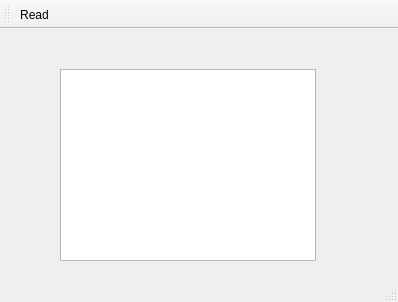
<?xml version="1.0" encoding="UTF-8"?>
<ui version="4.0">
 <class>MainWindow</class>
 <widget class="QMainWindow" name="MainWindow">
  <property name="geometry">
   <rect>
    <x>0</x>
    <y>0</y>
    <width>398</width>
    <height>302</height>
   </rect>
  </property>
  <property name="windowTitle">
   <string>MainWindow</string>
  </property>
  <widget class="QWidget" name="centralWidget">
   <widget class="QTextBrowser" name="textBrowser">
    <property name="geometry">
     <rect>
      <x>60</x>
      <y>40</y>
      <width>256</width>
      <height>192</height>
     </rect>
    </property>
   </widget>
  </widget>
  <widget class="QToolBar" name="mainToolBar">
   <attribute name="toolBarArea">
    <enum>TopToolBarArea</enum>
   </attribute>
   <attribute name="toolBarBreak">
    <bool>false</bool>
   </attribute>
   <addaction name="actionRead_dir"/>
  </widget>
  <widget class="QStatusBar" name="statusBar"/>
  <action name="actionRead_dir">
   <property name="text">
    <string>Read</string>
   </property>
  </action>
 </widget>
 <layoutdefault spacing="6" margin="11"/>
 <resources/>
 <connections/>
</ui>
